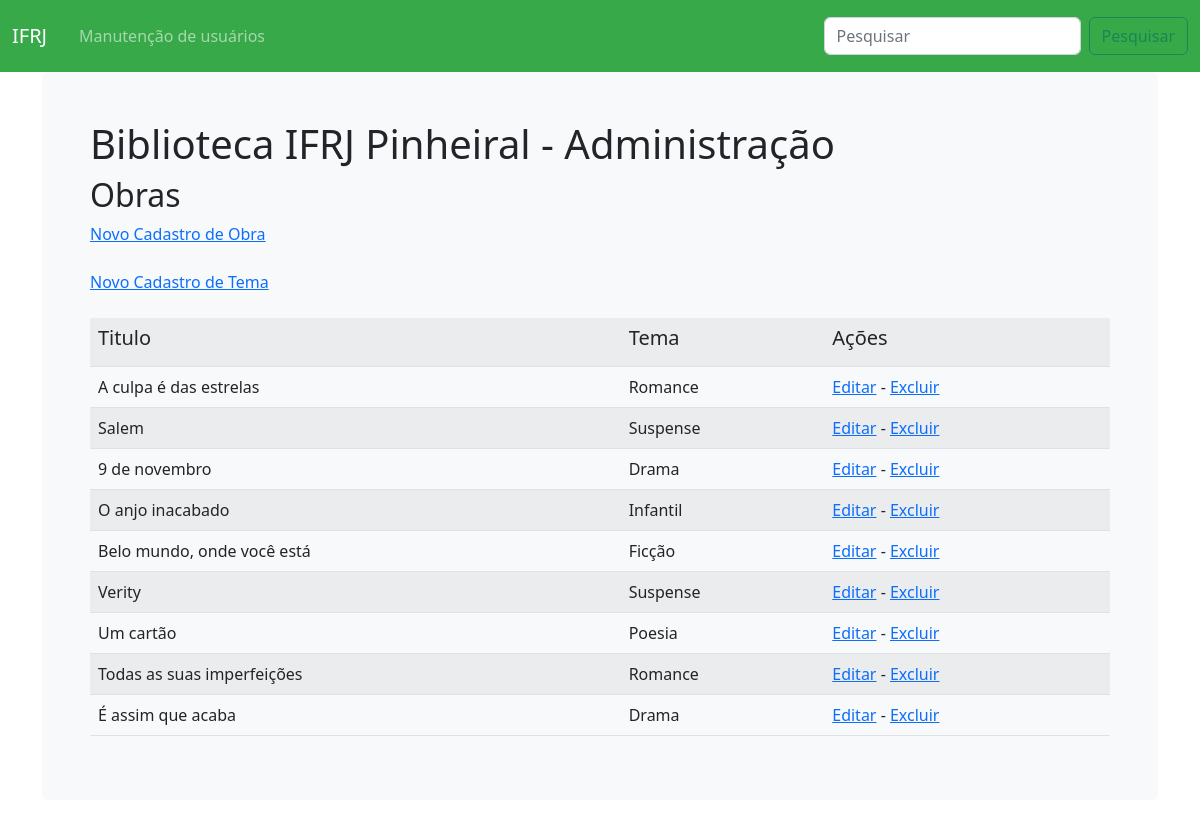
The page /bibli/logadoadm.php on the database its author committed.
### tables this page shows
CREATE TABLE `livro` (
  `titulo` varchar(100) DEFAULT NULL,
  `codLivro` int(11) NOT NULL,
  `codCategoria` int(11) DEFAULT NULL
);

CREATE TABLE `categoria` (
  `nomeCategoria` varchar(25) NOT NULL,
  `codCategoria` int(11) NOT NULL
);

### bibli/logadoadm.php (the view, shortened to what this page needs)
<!doctype html>
<html lang="pt-BR">
  <head>
    <link rel="stylesheet" href="https://cdn.jsdelivr.net/npm/bootstrap@5.2.3/dist/css/bootstrap.min.css">
    <link rel="stylesheet" href="topo.css">
  </head>
  <body>
<nav class="navbar navbar-expand-md navbar-dark fixed-top bg-ifrj">
  <div class="container-fluid">
    <a class="navbar-brand" href="https://www.ifrj.edu.br/">IFRJ</a>
    <div class="collapse navbar-collapse" id="navbarCollapse">
      <ul class="navbar-nav me-auto mb-2 mb-md-0">
      <div class="collapse navbar-collapse" id="navbarSupportedContent">
        <ul class="navbar-nav mr-auto">
            <li class="nav-link">
                <a class="nav-link" href="conf.php">Manutenção de usuários</a>
            </li>
        </ul>
    </div>
      </ul>
      <form class="d-flex" role="search" method="POST" action="">
        <input class="form-control me-2" type="search" name="title" id="title" placeholder="Pesquisar" aria-label="search">
        <button class="btn btn-outline-success" type="submit" name="pesqTitulo" id="pesqTitulo">Pesquisar</button>
    </div>
  </div>
</nav>
<main class="container">
  <div class="bg-light p-5 rounded">
<?php
    include_once "conexao.php";
try{
    $consulta = $conectar->query("SELECT nomeCategoria, titulo, codLivro
    FROM livro li INNER JOIN categoria as codCat
    ON (codCat.codCategoria = li.codCategoria)");
    echo "<h1>Biblioteca IFRJ Pinheiral - Administração</h1>";
    echo "<h2>Obras</h2>";
    echo "<a href='formCadLivro.php'>Novo Cadastro de Obra</a><br><br>";
    echo "<a href='formCadTema.php'>Novo Cadastro de Tema</a><br><br>";
    echo "<table class='table table-striped'><tr><td><h5>Titulo</h5></td>
    <td><h5>Tema</h5></td><td><h5>Ações</h5></td> </tr>";
    while($linha = $consulta->fetch(PDO::FETCH_ASSOC)) {
        echo "<tr><td>$linha[titulo]</td> <td>
        $linha[nomeCategoria]</td>  <td>
        <a href='formEdit.php?id=$linha[codLivro]'>Editar</a>
        - <a href='exclude.php?id=$linha[codLivro]'>Excluir</td></tr>";
    }
    echo "</table>";
} catch(PDOException $e) {
    echo $e->getMessage();
}
?>
</div>
</main>
  </body>
</html>

### bibli/topo.css (style rules this page uses)
body { min-height: 75rem; padding-top: 4.5rem; }
.bg-ifrj { background-color: #2ea640f4; }

### rows shown on the page
livro: titulo "A culpa é das estrelas", codCategoria.nomeCategoria "Romance"
livro: titulo "Salem", codCategoria.nomeCategoria "Suspense"
livro: titulo "9 de novembro", codCategoria.nomeCategoria "Drama"
livro: titulo "O anjo inacabado", codCategoria.nomeCategoria "Infantil"
livro: titulo "Belo mundo, onde você está", codCategoria.nomeCategoria "Ficção"
livro: titulo "Verity", codCategoria.nomeCategoria "Suspense"
livro: titulo "Um cartão", codCategoria.nomeCategoria "Poesia"
livro: titulo "Todas as suas imperfeições", codCategoria.nomeCategoria "Romance"
livro: titulo "É assim que acaba", codCategoria.nomeCategoria "Drama"
